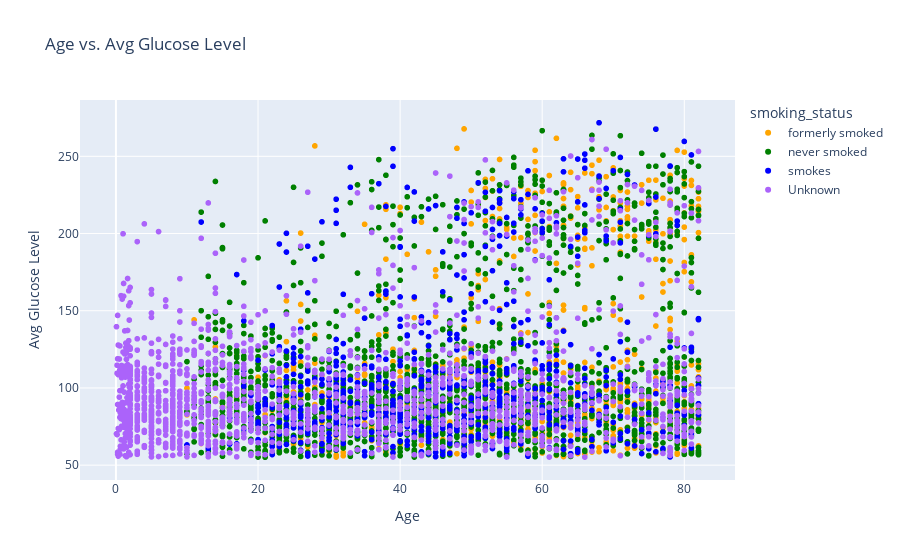
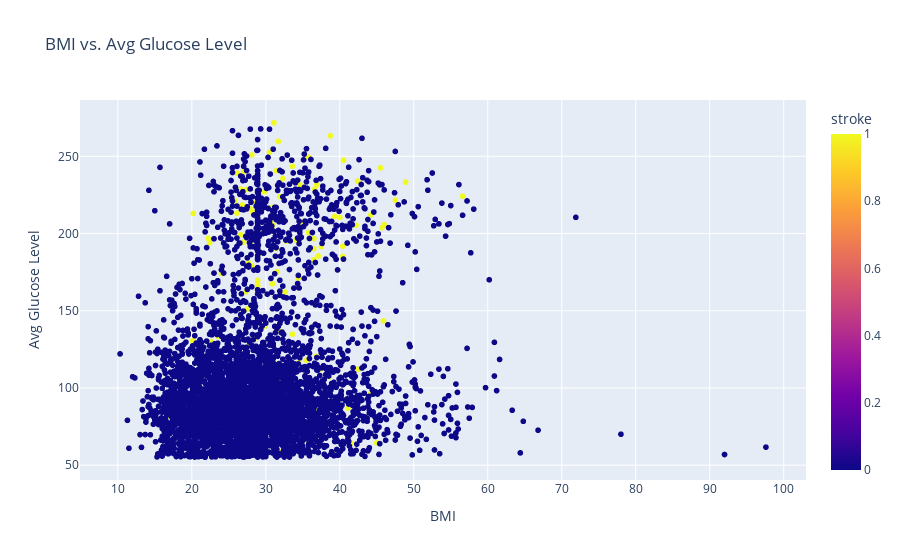
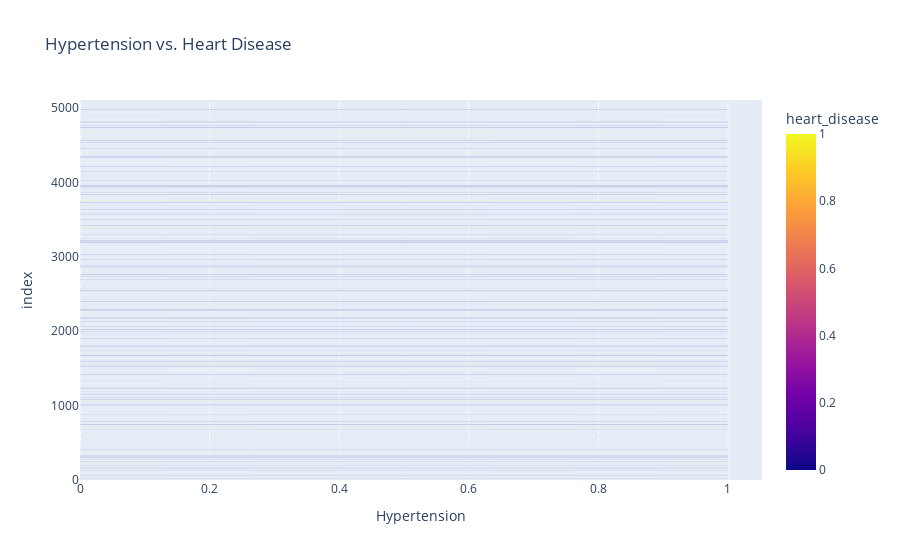
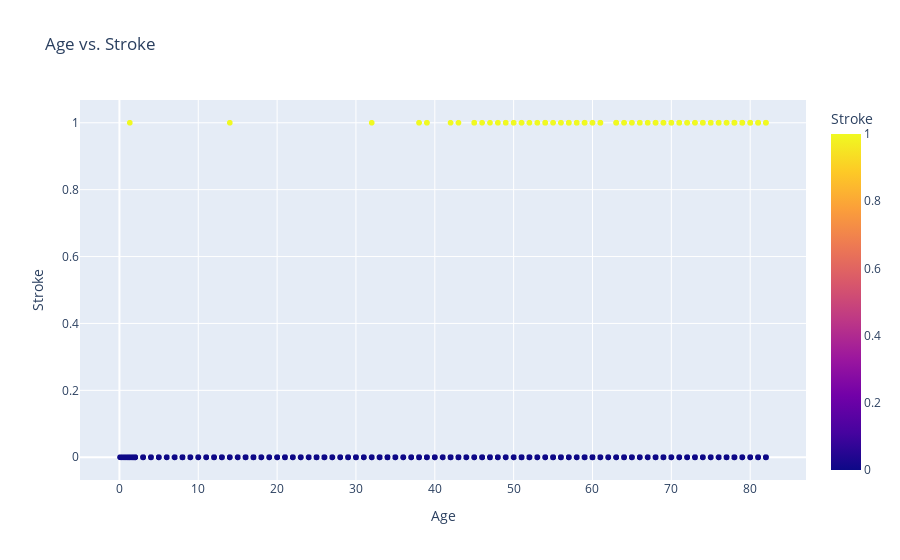

Notebook code cell kept with these figures, in order:
### Code cell
import pandas as pd
import plotly.express as px

# Assuming your CSV file is named 'your_data.csv'
df = pd.read_csv('stroke-data.csv')

# 1. Age vs. Avg Glucose Level with color-coded points based on 'smoking_status'
fig1 = px.scatter(df, x='age', y='avg_glucose_level', color='smoking_status', title='Age vs. Avg Glucose Level',
                  labels={'age': 'Age', 'avg_glucose_level': 'Avg Glucose Level'},
                  color_discrete_map={'smokes': 'blue', 'formerly smoked': 'orange', 'never smoked': 'green'})

# 2. BMI vs. Avg Glucose Level with color-coded points based on 'stroke' status
fig2 = px.scatter(df, x='bmi', y='avg_glucose_level', color='stroke', title='BMI vs. Avg Glucose Level',
                  labels={'bmi': 'BMI', 'avg_glucose_level': 'Avg Glucose Level'},
                  color_discrete_map={0: 'green', 1: 'red'})

# 3. Hypertension vs. Heart Disease with color-coded bars based on 'heart_disease' status
fig3 = px.bar(df, x='hypertension', color='heart_disease', title='Hypertension vs. Heart Disease',
              labels={'hypertension': 'Hypertension', 'count': 'Count'},
              color_discrete_map={0: 'green', 1: 'red'})

# 4. Age vs. Stroke with color-coded points based on 'stroke' status
fig4 = px.scatter(df, x='age', y='stroke', color='stroke', title='Age vs. Stroke',
                  labels={'age': 'Age', 'stroke': 'Stroke'},
                  color_discrete_map={0: 'green', 1: 'red'})

# 5. Gender Distribution with different colors for each gender
fig5 = px.bar(df, x='gender', color='gender', title='Gender Distribution',
              labels={'gender': 'Gender', 'count': 'Count'})

# 6. Work Type and Smoking Status with color-coded bars based on 'smoking_status'
fig6 = px.bar(df, x='work_type', color='smoking_status', title='Work Type and Smoking Status',
              labels={'work_type': 'Work Type', 'count': 'Count'},
              color_discrete_map={'smokes': 'blue', 'formerly smoked': 'orange', 'never smoked': 'green'})

# 7. Residence Type and Average Glucose Level with color-coded bars based on 'Residence_type'
fig7 = px.bar(df, x='Residence_type', y='avg_glucose_level', color='Residence_type',
              title='Residence Type and Avg Glucose Level',
              labels={'Residence_type': 'Residence Type', 'avg_glucose_level': 'Avg Glucose Level'},
              color_discrete_map={'Urban': 'blue', 'Rural': 'green'})

# Show the plots
fig1.show()
fig2.show()
fig3.show()
fig4.show()
fig5.show()
fig6.show()
fig7.show()

### Figure 1 — Plotly figure (JSON) as saved in the notebook; plotly's stock layout.template omitted (floating-point values rounded to 4 significant figures; data arrays with more than 128 entries replaced by an {"elided": "..."} marker saying what was removed)
{"data": [{"hovertemplate": "smoking_status=formerly smoked<br>Age=%{x}<br>Avg Glucose Level=%{y}<extra></extra>", "legendgroup": "formerly smoked", "marker": {"color": "orange", "symbol": "circle"}, "mode": "markers", "name": "formerly smoked", "showlegend": true, "type": "scattergl", "x": {"elided": "885 int values"}, "xaxis": "x", "y": {"elided": "885 float values"}, "yaxis": "y"}, {"hovertemplate": "smoking_status=never smoked<br>Age=%{x}<br>Avg Glucose Level=%{y}<extra></extra>", "legendgroup": "never smoked", "marker": {"color": "green", "symbol": "circle"}, "mode": "markers", "name": "never smoked", "showlegend": true, "type": "scattergl", "x": {"elided": "1892 int values"}, "xaxis": "x", "y": {"elided": "1892 float values"}, "yaxis": "y"}, {"hovertemplate": "smoking_status=smokes<br>Age=%{x}<br>Avg Glucose Level=%{y}<extra></extra>", "legendgroup": "smokes", "marker": {"color": "blue", "symbol": "circle"}, "mode": "markers", "name": "smokes", "showlegend": true, "type": "scattergl", "x": {"elided": "789 int values"}, "xaxis": "x", "y": {"elided": "789 float values"}, "yaxis": "y"}, {"hovertemplate": "smoking_status=Unknown<br>Age=%{x}<br>Avg Glucose Level=%{y}<extra></extra>", "legendgroup": "Unknown", "marker": {"color": "#ab63fa", "symbol": "circle"}, "mode": "markers", "name": "Unknown", "showlegend": true, "type": "scattergl", "x": {"elided": "1544 float values"}, "xaxis": "x", "y": {"elided": "1544 float values"}, "yaxis": "y"}], "layout": {"legend": {"title": {"text": "smoking_status"}, "tracegroupgap": 0}, "title": {"text": "Age vs. Avg Glucose Level"}, "xaxis": {"anchor": "y", "domain": [0, 1], "title": {"text": "Age"}}, "yaxis": {"anchor": "x", "domain": [0, 1], "title": {"text": "Avg Glucose Level"}}}}

### Figure 2 — Plotly figure (JSON) as saved in the notebook; plotly's stock layout.template omitted (floating-point values rounded to 4 significant figures; data arrays with more than 128 entries replaced by an {"elided": "..."} marker saying what was removed)
{"data": [{"hovertemplate": "BMI=%{x}<br>Avg Glucose Level=%{y}<br>stroke=%{marker.color}<extra></extra>", "legendgroup": "", "marker": {"color": {"elided": "5110 int values"}, "coloraxis": "coloraxis", "symbol": "circle"}, "mode": "markers", "name": "", "showlegend": false, "type": "scattergl", "x": {"elided": "5110 float values"}, "xaxis": "x", "y": {"elided": "5110 float values"}, "yaxis": "y"}], "layout": {"coloraxis": {"colorbar": {"title": {"text": "stroke"}}, "colorscale": [[0, "#0d0887"], [0.1111, "#46039f"], [0.2222, "#7201a8"], [0.3333, "#9c179e"], [0.4444, "#bd3786"], [0.5556, "#d8576b"], [0.6667, "#ed7953"], [0.7778, "#fb9f3a"], [0.8889, "#fdca26"], [1, "#f0f921"]]}, "legend": {"tracegroupgap": 0}, "title": {"text": "BMI vs. Avg Glucose Level"}, "xaxis": {"anchor": "y", "domain": [0, 1], "title": {"text": "BMI"}}, "yaxis": {"anchor": "x", "domain": [0, 1], "title": {"text": "Avg Glucose Level"}}}}

### Figure 3 — Plotly figure (JSON) as saved in the notebook; plotly's stock layout.template omitted (floating-point values rounded to 4 significant figures; data arrays with more than 128 entries replaced by an {"elided": "..."} marker saying what was removed)
{"data": [{"alignmentgroup": "True", "hovertemplate": "Hypertension=%{x}<br>index=%{y}<br>heart_disease=%{marker.color}<extra></extra>", "legendgroup": "", "marker": {"color": {"elided": "5110 int values"}, "coloraxis": "coloraxis", "pattern": {"shape": ""}}, "name": "", "offsetgroup": "", "orientation": "h", "showlegend": false, "textposition": "auto", "type": "bar", "x": {"elided": "5110 int values"}, "xaxis": "x", "y": {"elided": "5110 int values"}, "yaxis": "y"}], "layout": {"barmode": "relative", "coloraxis": {"colorbar": {"title": {"text": "heart_disease"}}, "colorscale": [[0, "#0d0887"], [0.1111, "#46039f"], [0.2222, "#7201a8"], [0.3333, "#9c179e"], [0.4444, "#bd3786"], [0.5556, "#d8576b"], [0.6667, "#ed7953"], [0.7778, "#fb9f3a"], [0.8889, "#fdca26"], [1, "#f0f921"]]}, "legend": {"tracegroupgap": 0}, "title": {"text": "Hypertension vs. Heart Disease"}, "xaxis": {"anchor": "y", "domain": [0, 1], "title": {"text": "Hypertension"}}, "yaxis": {"anchor": "x", "domain": [0, 1], "title": {"text": "index"}}}}

### Figure 4 — Plotly figure (JSON) as saved in the notebook; plotly's stock layout.template omitted (floating-point values rounded to 4 significant figures; data arrays with more than 128 entries replaced by an {"elided": "..."} marker saying what was removed)
{"data": [{"hovertemplate": "Age=%{x}<br>Stroke=%{marker.color}<extra></extra>", "legendgroup": "", "marker": {"color": {"elided": "5110 int values"}, "coloraxis": "coloraxis", "symbol": "circle"}, "mode": "markers", "name": "", "showlegend": false, "type": "scattergl", "x": {"elided": "5110 float values"}, "xaxis": "x", "y": {"elided": "5110 int values"}, "yaxis": "y"}], "layout": {"coloraxis": {"colorbar": {"title": {"text": "Stroke"}}, "colorscale": [[0, "#0d0887"], [0.1111, "#46039f"], [0.2222, "#7201a8"], [0.3333, "#9c179e"], [0.4444, "#bd3786"], [0.5556, "#d8576b"], [0.6667, "#ed7953"], [0.7778, "#fb9f3a"], [0.8889, "#fdca26"], [1, "#f0f921"]]}, "legend": {"tracegroupgap": 0}, "title": {"text": "Age vs. Stroke"}, "xaxis": {"anchor": "y", "domain": [0, 1], "title": {"text": "Age"}}, "yaxis": {"anchor": "x", "domain": [0, 1], "title": {"text": "Stroke"}}}}
